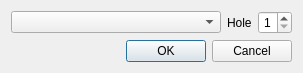
<?xml version="1.0" encoding="UTF-8"?>
<ui version="4.0">
 <class>CourseWindow</class>
 <widget class="QDialog" name="CourseWindow">
  <property name="geometry">
   <rect>
    <x>0</x>
    <y>0</y>
    <width>303</width>
    <height>69</height>
   </rect>
  </property>
  <property name="sizePolicy">
   <sizepolicy hsizetype="Fixed" vsizetype="Fixed">
    <horstretch>0</horstretch>
    <verstretch>0</verstretch>
   </sizepolicy>
  </property>
  <property name="windowTitle">
   <string>Select Course</string>
  </property>
  <layout class="QVBoxLayout" name="verticalLayout">
   <item>
    <layout class="QHBoxLayout" name="horizontalLayout">
     <item>
      <widget class="QComboBox" name="comboBox">
       <property name="sizePolicy">
        <sizepolicy hsizetype="MinimumExpanding" vsizetype="Fixed">
         <horstretch>0</horstretch>
         <verstretch>0</verstretch>
        </sizepolicy>
       </property>
      </widget>
     </item>
     <item>
      <widget class="QLabel" name="label_2">
       <property name="text">
        <string>Hole</string>
       </property>
      </widget>
     </item>
     <item>
      <widget class="QSpinBox" name="spinBox">
       <property name="alignment">
        <set>Qt::AlignRight|Qt::AlignTrailing|Qt::AlignVCenter</set>
       </property>
       <property name="minimum">
        <number>1</number>
       </property>
       <property name="maximum">
        <number>8</number>
       </property>
      </widget>
     </item>
    </layout>
   </item>
   <item>
    <widget class="QDialogButtonBox" name="buttonBox">
     <property name="orientation">
      <enum>Qt::Horizontal</enum>
     </property>
     <property name="standardButtons">
      <set>QDialogButtonBox::Cancel|QDialogButtonBox::Ok</set>
     </property>
    </widget>
   </item>
  </layout>
 </widget>
 <resources/>
 <connections>
  <connection>
   <sender>buttonBox</sender>
   <signal>accepted()</signal>
   <receiver>CourseWindow</receiver>
   <slot>accept()</slot>
   <hints>
    <hint type="sourcelabel">
     <x>248</x>
     <y>254</y>
    </hint>
    <hint type="destinationlabel">
     <x>157</x>
     <y>274</y>
    </hint>
   </hints>
  </connection>
  <connection>
   <sender>buttonBox</sender>
   <signal>rejected()</signal>
   <receiver>CourseWindow</receiver>
   <slot>reject()</slot>
   <hints>
    <hint type="sourcelabel">
     <x>316</x>
     <y>260</y>
    </hint>
    <hint type="destinationlabel">
     <x>286</x>
     <y>274</y>
    </hint>
   </hints>
  </connection>
 </connections>
</ui>
